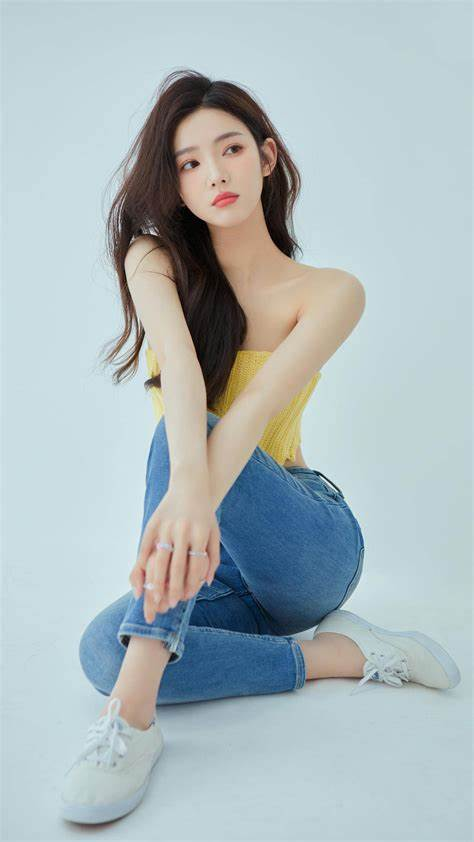
#> input picture linear/raw.jpg, 474 x 842 px
$ python pca_compare_svd.py
#> lines starting #> are read from the running program, lines starting #| are printed output that depends on the picture
import argparse
import numpy as np
from PIL import Image
from sklearn.decomposition import PCA
import matplotlib.pyplot as plt

plt.rcParams['axes.unicode_minus'] = False
plt.rcParams['font.sans-serif'] = ['STSong']
# 加载并处理图像
def load_image(filename):
#> called with filename = 'raw.jpg'
    img = Image.open(filename).convert('L')  # 转换为灰度图像
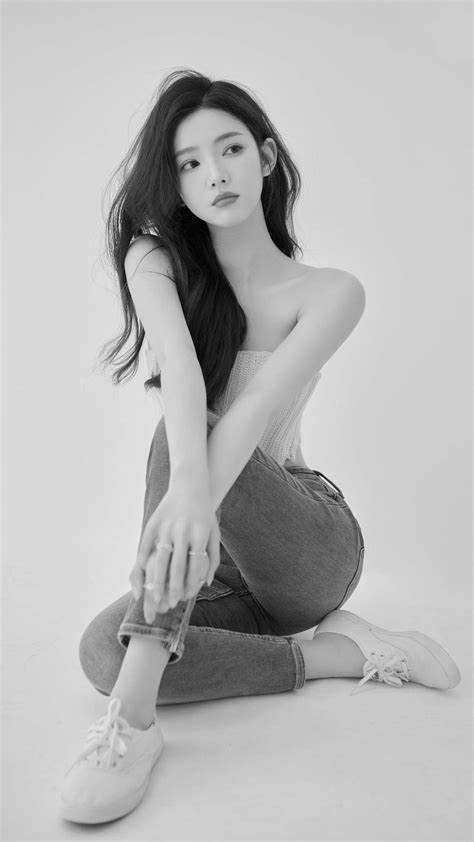
#> img: PIL image 474x842 L; min 0, max 249, mean 181.8
    img_array = np.array(img).astype(np.float64)
    return img_array

# 使用SVD进行降维和重构
def reconstruct_with_svd(img_array, n_components):
    # 对图像矩阵进行SVD分解
#> called with n_components = 50
    U, S, Vt = np.linalg.svd(img_array, full_matrices=False)
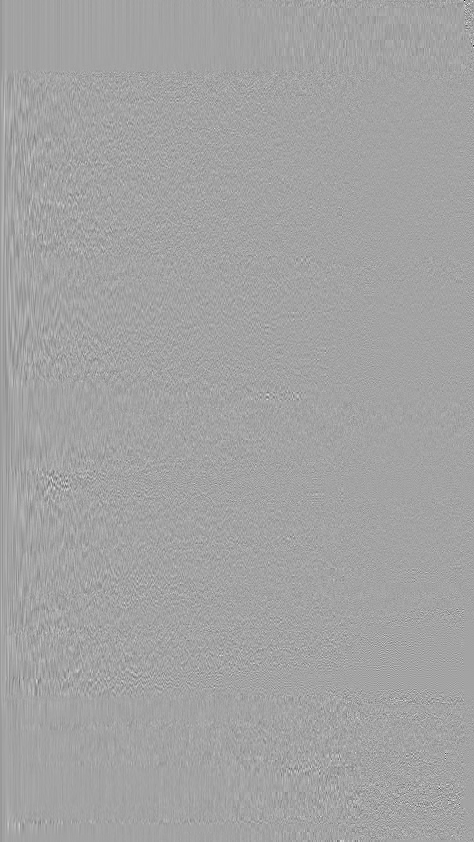
#> U: shape (842, 474) float64; min -0.671, max 0.377, mean -6.39e-05; drawn with min black and max white
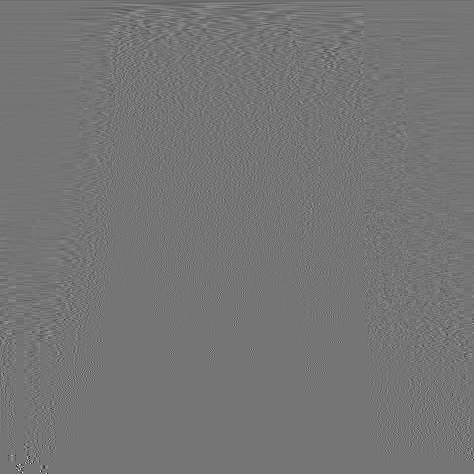
#> Vt: shape (474, 474) float64; min -0.701, max 0.82, mean -0.000113; drawn with min black and max white
#> S = 474 values, max 116688.8 at index 0, min 1.16e-11 at index 465, mean 558.5
    S_trunc = np.zeros_like(S)
#> S_trunc = 474 values from 0 to 0
    S_trunc[:n_components] = S[:n_components]
    reconstructed_img_svd = U.dot(np.diag(S_trunc)).dot(Vt)
    return reconstructed_img_svd


# 使用PCA进行降维和重构
def reconstruct_with_pca(img_reshaped, n_components):
#> called with n_components = 50
    pca = PCA(n_components=n_components)
    img_pca = pca.fit_transform(img_reshaped)
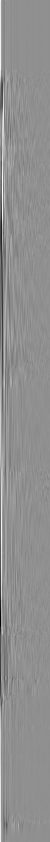
#> img_pca: shape (842, 50) float64; min -1262.6, max 973.2, mean 0; drawn with min black and max white
    return img_pca, pca.components_

parser = argparse.ArgumentParser(description='Image reconstruction using Truncated SVD')
parser.add_argument('--m', type=int, default=50, help='Number of components to use for reconstruction')
args = parser.parse_args()


# 加载图像
img = load_image('raw.jpg')

# 设定降维的维度
n_components = args.m

# 使用SVD重构图像
reconstructed_img_svd = reconstruct_with_svd(img, n_components)

# 使用PCA重构图像
img_pca,pca_components = reconstruct_with_pca(img, n_components)
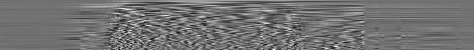
#> pca_components: shape (50, 474) float64; min -0.213, max 0.265, mean 0.00145; drawn with min black and max white
reconstructed_img_pca = img_pca@pca_components
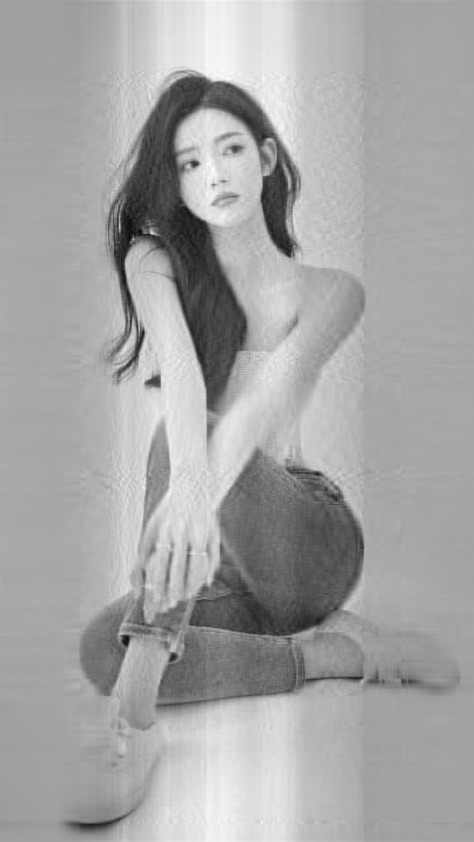
#> reconstructed_img_pca: shape (842, 474) float64; min -176, max 95.29, mean 0; drawn with min black and max white

# 显示原始图像和重构后的图像
fig, axs = plt.subplots(1, 4, figsize=(15, 5))
axs[0].imshow(img, cmap='gray')
axs[0].set_title('原始图片')
axs[0].axis('off')
axs[1].imshow(img_pca, cmap='gray')
axs[1].set_title('pca降维后大小')
axs[1].axis('off')
axs[2].imshow(reconstructed_img_pca, cmap='gray')
axs[2].set_title('pca降维后用主成分矩阵转置还原')
axs[2].axis('off')
axs[3].imshow(reconstructed_img_svd, cmap='gray')
axs[3].set_title('SVD')
axs[3].axis('off')
plt.show()
